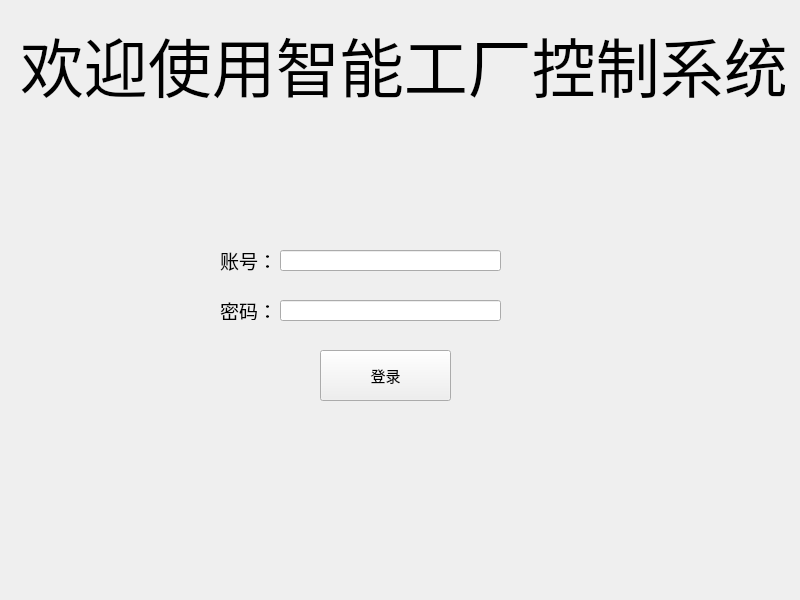
<?xml version="1.0" encoding="UTF-8"?>
<ui version="4.0">
 <class>welcome</class>
 <widget class="QWidget" name="welcome">
  <property name="geometry">
   <rect>
    <x>0</x>
    <y>0</y>
    <width>800</width>
    <height>600</height>
   </rect>
  </property>
  <property name="font">
   <font>
    <pointsize>6</pointsize>
   </font>
  </property>
  <property name="windowTitle">
   <string>机器人控制系统</string>
  </property>
  <property name="styleSheet">
   <string notr="true">#welcome{border-image: url(:/wbg.jpg);}</string>
  </property>
  <widget class="QPushButton" name="welcomebutton">
   <property name="geometry">
    <rect>
     <x>320</x>
     <y>350</y>
     <width>131</width>
     <height>51</height>
    </rect>
   </property>
   <property name="font">
    <font>
     <pointsize>11</pointsize>
    </font>
   </property>
   <property name="text">
    <string>登录</string>
   </property>
  </widget>
  <widget class="QLabel" name="label">
   <property name="geometry">
    <rect>
     <x>20</x>
     <y>0</y>
     <width>831</width>
     <height>131</height>
    </rect>
   </property>
   <property name="styleSheet">
    <string notr="true">font: 9pt &quot;仿宋&quot;;</string>
   </property>
   <property name="text">
    <string>&lt;html&gt;&lt;head/&gt;&lt;body&gt;&lt;p&gt;&lt;span style=&quot; font-size:48pt;&quot;&gt;欢迎使用智能工厂控制系统&lt;/span&gt;&lt;/p&gt;&lt;/body&gt;&lt;/html&gt;</string>
   </property>
  </widget>
  <widget class="QLineEdit" name="ui_id">
   <property name="geometry">
    <rect>
     <x>280</x>
     <y>250</y>
     <width>221</width>
     <height>21</height>
    </rect>
   </property>
   <property name="font">
    <font>
     <pointsize>12</pointsize>
    </font>
   </property>
  </widget>
  <widget class="QLineEdit" name="ui_password">
   <property name="geometry">
    <rect>
     <x>280</x>
     <y>300</y>
     <width>221</width>
     <height>21</height>
    </rect>
   </property>
   <property name="font">
    <font>
     <pointsize>12</pointsize>
    </font>
   </property>
  </widget>
  <widget class="QLabel" name="label_2">
   <property name="geometry">
    <rect>
     <x>220</x>
     <y>250</y>
     <width>53</width>
     <height>21</height>
    </rect>
   </property>
   <property name="font">
    <font>
     <pointsize>14</pointsize>
    </font>
   </property>
   <property name="text">
    <string>账号：</string>
   </property>
  </widget>
  <widget class="QLabel" name="label_3">
   <property name="geometry">
    <rect>
     <x>220</x>
     <y>300</y>
     <width>51</width>
     <height>20</height>
    </rect>
   </property>
   <property name="font">
    <font>
     <pointsize>14</pointsize>
    </font>
   </property>
   <property name="text">
    <string>密码：</string>
   </property>
  </widget>
 </widget>
 <resources/>
 <connections/>
</ui>
